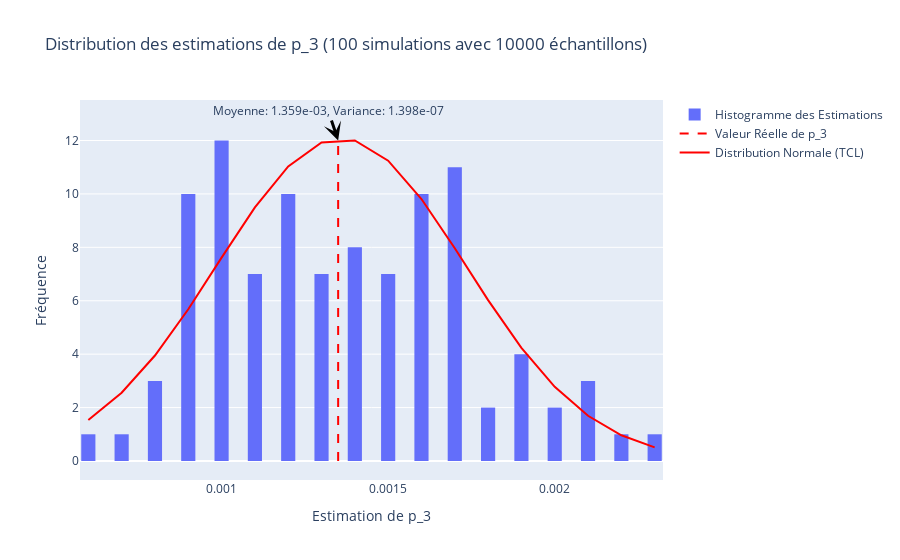

The cell this chart's notebook holds for it:
### Markdown cell above
$\mathbb{P}(X > 3)$ pour $X \sim \mathcal{N}(0,1)$ se réécrit: $ \int_{3}^{+\infty} \frac{1}{\sqrt{2\pi}} e^{-\frac{x^2}{2}} dx $     

ou encore   $ \int_{-\infty}^{+\infty} h(x)p(x) dx $ avec $  p(x)=\frac{1}{\sqrt{2\pi}} e^{-\frac{x^2}{2}}$ et $h(x)=\chi_{\{X > 3\}}(x) .$

>L'estimateur classique de Monte - Carlo est alors:

$\hat{I}_{MC} = \frac{1}{N_s} \sum_{i=1}^{N_s} h(x^{(i)})= \frac{1}{N_s} \sum_{i=1}^{N_s} \chi_{\{X > 3\}}(x^{(i)})$

### Code cell
N=10000
n=100
def estimate_p_3(num_samples):
    x=np.random.normal(0,1,num_samples)
    p_3=np.sum(x>3)/num_samples
    return p_3

estimates=[estimate_p_3(N) for _ in range(n)]
mean_estimate=np.mean(estimates)
variance_estimate=np.var(estimates)
reel_value=1-norm.cdf(3)
normal_distribution=norm.pdf(sorted(estimates),mean_estimate,np.sqrt(variance_estimate))
normal_distribution=normal_distribution/max(normal_distribution)*max(np.histogram(estimates,bins=40)[0])
fig=go.Figure()
fig.add_trace(go.Histogram(x=estimates,nbinsx=40,opacity=1,name='Histogramme des Estimations'))
fig.add_trace(go.Scatter(x=[reel_value,reel_value],y=[0,max(normal_distribution)],mode='lines',line=dict(color='red',dash='dash'),name='Valeur Réelle de p_3'))
fig.add_trace(go.Scatter(x=sorted(estimates),y=normal_distribution,mode='lines',line=dict(color='red'),name='Distribution Normale (TCL)'))
fig.add_annotation(
    x=reel_value,
    y=max(normal_distribution),
    text=f"Moyenne: {mean_estimate:.3e}, Variance: {variance_estimate:.3e}",
    showarrow=True,
    arrowwidth=3,
    arrowhead=3,
    arrowcolor="black",
    font_size=12
)
fig.update_layout(
    title='Distribution des estimations de p_3 (100 simulations avec 10000 échantillons)',
    xaxis_title='Estimation de p_3',
    yaxis_title='Fréquence',
    bargap=0.15
)
fig.show()
print('Estimation de p_3 : {:.3e}'.format(mean_estimate))
print('Variance de l\'estimation de p_3 : {:.3e}'.format(variance_estimate))
var1=variance_estimate

### Figure 1 — Plotly figure (JSON) as saved in the notebook; plotly's stock layout.template omitted (floating-point values rounded to 4 significant figures)
{"data": [{"name": "Histogramme des Estimations", "nbinsx": 40, "opacity": 1, "type": "histogram", "x": [0.0017, 0.0017, 0.0009, 0.001, 0.001, 0.0017, 0.0021, 0.0011, 0.0022, 0.0012, 0.0007, 0.001, 0.0009, 0.0023, 0.0018, 0.0011, 0.0013, 0.0017, 0.0009, 0.0016, 0.0013, 0.002, 0.0009, 0.0017, 0.0009, 0.0015, 0.001, 0.0012, 0.0011, 0.0016, 0.0013, 0.0021, 0.0016, 0.0017, 0.0017, 0.0009, 0.001, 0.0016, 0.0013, 0.0008, 0.0017, 0.0018, 0.0016, 0.0012, 0.002, 0.0009, 0.0011, 0.0011, 0.001, 0.0017, 0.0015, 0.001, 0.0014, 0.0016, 0.001, 0.0009, 0.0014, 0.0019, 0.0015, 0.0015, 0.0012, 0.0013, 0.0013, 0.0012, 0.0019, 0.0014, 0.0015, 0.0011, 0.0009, 0.0012, 0.0012, 0.0017, 0.0014, 0.0016, 0.0014, 0.0006, 0.0015, 0.0013, 0.0016, 0.0021, 0.0016, 0.0012, 0.0019, 0.0014, 0.001, 0.001, 0.0008, 0.0016, 0.0017, 0.0015, 0.001, 0.0019, 0.0009, 0.0012, 0.0011, 0.0014, 0.0008, 0.001, 0.0014, 0.0012]}, {"line": {"color": "red", "dash": "dash"}, "mode": "lines", "name": "Valeur Réelle de p_3", "type": "scatter", "x": [0.00135, 0.00135], "y": [0, 12]}, {"line": {"color": "red"}, "mode": "lines", "name": "Distribution Normale (TCL)", "type": "scatter", "x": [0.0006, 0.0007, 0.0008, 0.0008, 0.0008, 0.0009, 0.0009, 0.0009, 0.0009, 0.0009, 0.0009, 0.0009, 0.0009, 0.0009, 0.0009, 0.001, 0.001, 0.001, 0.001, 0.001, 0.001, 0.001, 0.001, 0.001, 0.001, 0.001, 0.001, 0.0011, 0.0011, 0.0011, 0.0011, 0.0011, 0.0011, 0.0011, 0.0012, 0.0012, 0.0012, 0.0012, 0.0012, 0.0012, 0.0012, 0.0012, 0.0012, 0.0012, 0.0013, 0.0013, 0.0013, 0.0013, 0.0013, 0.0013, 0.0013, 0.0014, 0.0014, 0.0014, 0.0014, 0.0014, 0.0014, 0.0014, 0.0014, 0.0015, 0.0015, 0.0015, 0.0015, 0.0015, 0.0015, 0.0015, 0.0016, 0.0016, 0.0016, 0.0016, 0.0016, 0.0016, 0.0016, 0.0016, 0.0016, 0.0016, 0.0017, 0.0017, 0.0017, 0.0017, 0.0017, 0.0017, 0.0017, 0.0017, 0.0017, 0.0017, 0.0017, 0.0018, 0.0018, 0.0019, 0.0019, 0.0019, 0.0019, 0.002, 0.002, 0.0021, 0.0021, 0.0021, 0.0022, 0.0023], "y": [1.539, 2.555, 3.949, 3.949, 3.949, 5.683, 5.683, 5.683, 5.683, 5.683, 5.683, 5.683, 5.683, 5.683, 5.683, 7.614, 7.614, 7.614, 7.614, 7.614, 7.614, 7.614, 7.614, 7.614, 7.614, 7.614, 7.614, 9.498, 9.498, 9.498, 9.498, 9.498, 9.498, 9.498, 11.03, 11.03, 11.03, 11.03, 11.03, 11.03, 11.03, 11.03, 11.03, 11.03, 11.92, 11.92, 11.92, 11.92, 11.92, 11.92, 11.92, 12, 12, 12, 12, 12, 12, 12, 12, 11.24, 11.24, 11.24, 11.24, 11.24, 11.24, 11.24, 9.808, 9.808, 9.808, 9.808, 9.808, 9.808, 9.808, 9.808, 9.808, 9.808, 7.965, 7.965, 7.965, 7.965, 7.965, 7.965, 7.965, 7.965, 7.965, 7.965, 7.965, 6.022, 6.022, 4.239, 4.239, 4.239, 4.239, 2.778, 2.778, 1.694, 1.694, 1.694, 0.9624, 0.5088]}], "layout": {"annotations": [{"arrowcolor": "black", "arrowhead": 3, "arrowwidth": 3, "font": {"size": 12}, "showarrow": true, "text": "Moyenne: 1.359e-03, Variance: 1.398e-07", "x": 0.00135, "y": 12}], "bargap": 0.15, "title": {"text": "Distribution des estimations de p_3 (100 simulations avec 10000 échantillons)"}, "xaxis": {"title": {"text": "Estimation de p_3"}}, "yaxis": {"title": {"text": "Fréquence"}}}}
